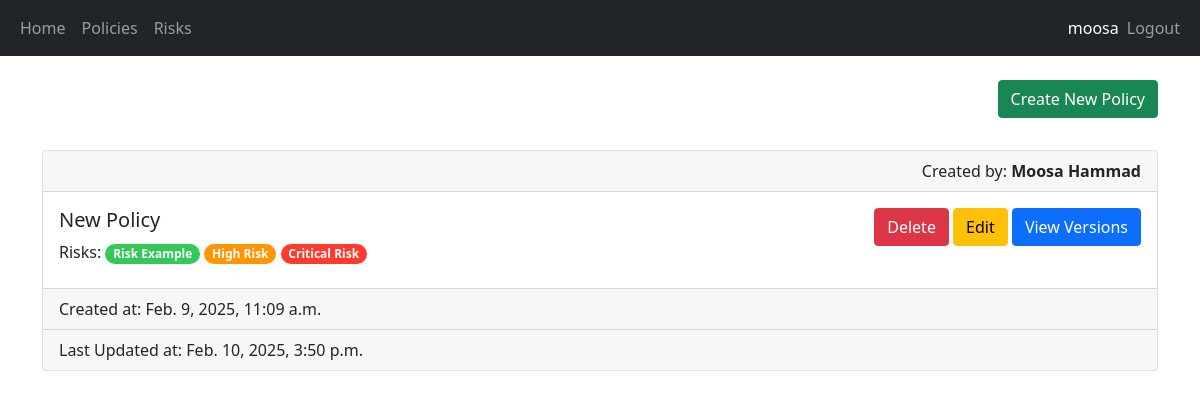
The app's page /policy-list (signed in), older data.
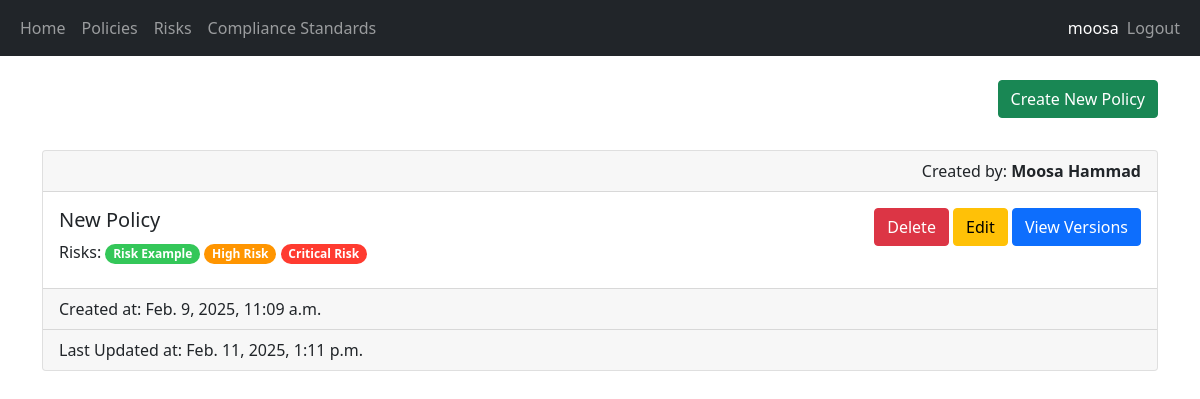
The same page, newer data.
### security/models.py (models this page shows, shortened)
class Policy(models.Model):
    Status = [
        ("DRAFT", "Draft"),
        ("IN_REVIEW", "In Review"),
        ("APPROVED", "Approved"),
        ("ACTIVE", "Active"),
        ("ARCHIVED", "Archived"),
    ]
    title = models.CharField(max_length=100)
    content = models.TextField(max_length=250)
    status = models.CharField(max_length=25, choices=Status, default="DRAFT")
    created_by = models.ForeignKey(User, on_delete=models.CASCADE)
    created_at = models.DateTimeField(auto_now_add=True)
    updated_at = models.DateTimeField(auto_now=True)
    risks = models.ManyToManyField(Risk)
    compliance_standards = models.ManyToManyField(ComplianceStandard)
    tracker = FieldTracker()
    version_count = models.IntegerField(default=0)

### security/views.py (the view, shortened to what this page needs)
# urls.py: path('policy-list', views.view_policies, name='view_policies'),
@login_required(login_url="/login")
@permission_required(["security.view_policy", "security.delete_policy"], login_url="/access-denied")
def view_policies(request):
    policies = Policy.objects.all()
    return render(request, 'security/list_policy.html', {"policies": policies})

### security/templates/security/list_policy.html (shortened to what this page needs)
{% extends 'main/base.html' %}
{% block content %}
<div class="text-end">
    <a class="btn btn-success" href="/create-policy">Create New Policy</a>
</div>
<br/>
{% for policy in policies %}
<div class="card mt-2">
    <div class="card-header text-end">Created by: <strong>{{ policy.created_by.first_name }} {{ policy.created_by.last_name }}</strong></div>
    <div class="card-body d-flex flex-row justify-content-between">
        <div class="card-title">
            <h5>{{ policy.title }}</h5>
            <span>Risks: </span>
            {% for risk in policy.risks.all %}
                <span class="badge rounded-pill {{risk.get_severity_display.lower}}-severity">{{risk.name}}</span>
            {% endfor %}
        </div>
        <div>
            <form method="post">
                {% if perms.security.delete_policy %}
                <button type="submit" class="btn btn-danger" name="policy-id-delete" value="{{policy.id}}">Delete</button>
                {% endif %}
                {% if perms.security.change_policy %}
                <a class="btn btn-warning" href="{% url 'edit_policy' policy.pk %}">Edit</a>
                {% endif %}
                {% if perms.security.view_policyversion %}
                <a class="btn btn-primary" href="{% url 'view_policy_versions' policy.pk %}">View Versions</a>
                {% endif %}
            </form>
        </div>
    </div>
    <div class="card-footer">Created at: {{ policy.created_at }}</div>
    <div class="card-footer">Last Updated at: {{ policy.updated_at }}</div>
</div>
<br/>
{% empty %}
<p>No policies available.</p>
{% endfor %}
{% endblock %}

### main/templates/main/base.html (shortened to what this page needs)
<!DOCTYPE html>
<html lang="en">
<head>
    <link href="https://cdn.jsdelivr.net/npm/bootstrap@5.0.2/dist/css/bootstrap.min.css" rel="stylesheet">
    {% load static %}
    <link rel="stylesheet" href="{% static 'main/style.css' %}" />
</head>
<body>
    <nav class="navbar navbar-expand-lg navbar-dark bg-dark">
        <div class="container-fluid">
            <div>
                <ul class="navbar-nav">
                    <li class="nav-item">
                        <a class="nav-link" href="/home">Home</a>
                    </li>
                    {% if perms.security.view_policy %}
                    <li class="nav-item">
                        <a class="nav-link" href="/policy-list">Policies</a>
                    </li>
                    {% endif %}
                    {% if perms.security.view_risk %}
                    <li class="nav-item">
                        <a class="nav-link" href="/risk-list">Risks</a>
                    </li>
                    {% endif %}
                    {% if perms.security.view_compliancestandard %}
                    <li class="nav-item">
                        <a class="nav-link" href="/compliance-standard-list">Compliance Standards</a>
                    </li>
                    {% endif %}
                </ul>
            </div>
            <div>
                <ul class="navbar-nav">
                    {% if user.is_authenticated %}
                    <span class="navbar-text text-white">{{ user.username }}</span>
                    <li class="nav-item">
                        <a class="nav-link" href="/logout">Logout</a>
                    </li>
                    {% else %}
                    <li class="nav-item">
                        <a class="nav-link" href="/login">Login</a>
                    </li>
                    {% endif %}
                </ul>
            </div>
        </div>
    </nav>
    <br/>
    <div class="container">
        {% block content %}
        {% endblock %}
    </div>
</body>
</html>

Row changes from the older to the newer data that the page shows:
changed Policy "New Policy": updated_at "Feb. 10, 2025, 3:50 p.m." → "Feb. 11, 2025, 1:11 p.m."
Text that changed along with them:
text now shown: "Compliance Standards"
